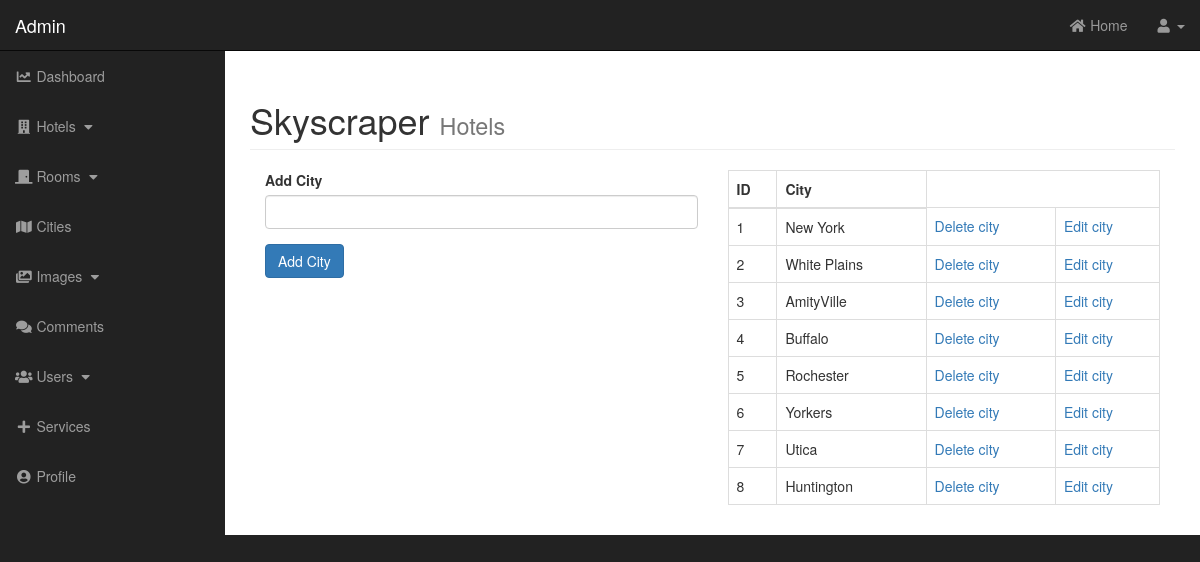
/admin/cities.php, run on the app's committed database.
### tables this page shows
CREATE TABLE `city` (
  `CityID` int(11) NOT NULL,
  `CityName` varchar(255) NOT NULL
);

### admin/cities.php (the view, shortened to what this page needs)
<?php include "includes/admin_header.php" ?>
    <div id="wrapper">
<?php include "includes/admin_navigation.php" ?>
        <div id="page-wrapper">
            <div class="container-fluid">
                <div class="row">
                    <div class="col-lg-12">
                        <h1 class="page-header">
                            Skyscraper
                            <small>Hotels</small>
                        </h1>
                        <div class="col-xs-6">
                          <form class="" action="" method="post">
                            <div class="form-group">
                              <label for="CityName">Add City</label>
                              <input class="form-control" type="text" name="CityName" value="">
                            </div>
                            <div class="form-group">
                              <input class="btn btn-primary" type="submit" name="submit" value="Add City">
                            </div>
                          </form>
                        </div>
                        <div class="col-xs-6">
                          <table class="table table-bordered table-hover">
                            <thead>
                              <tr>
                                <th>ID</th>
                                <th>City</th>
                              </tr>
                            </thead>
                            <tbody>
                                <?php
                                $CityQuery = "Select * From City";
                                $selectCities = mysqli_query($connection, $CityQuery);
                                while($row = mysqli_fetch_assoc($selectCities)){
                                  $city_id = $row['CityID'];
                                  $city_name = $row['CityName'];
                                 ?>
                              <tr>
                                <td><?php echo $city_id ?></td>
                                <td><?php echo $city_name ?></td>
                                <td><a href="cities.php?delete=<?php echo $city_id  ?>">Delete city</a></td>
                                <td><a href="cities.php?edit=<?php echo $city_id  ?>">Edit city</a></td>
                              </tr>
                                <?php }?>
                            </tbody>
                          </table>
                        </div>
                    </div>
                </div>
            </div>
<?php include "includes/admin_footer.php"?>

### admin/css/sb-admin.css (style rules this page uses)
body { margin-top: 100px; background-color: #222; }
@media (min-width:768px) { body { margin-top: 50px; } }
#wrapper { padding-left: 0; }
#page-wrapper { width: 100%; padding: 0; background-color: #fff; }
@media (min-width:768px) { #wrapper { padding-left: 225px; } }
@media (min-width:768px) { #page-wrapper { padding: 10px; } }

### data on the page
city: CityID "1", CityName "New York"
city: CityID "2", CityName "White Plains"
city: CityID "3", CityName "AmityVille"
city: CityID "4", CityName "Buffalo"
city: CityID "5", CityName "Rochester"
city: CityID "6", CityName "Yorkers"
city: CityID "7", CityName "Utica"
city: CityID "8", CityName "Huntington"
